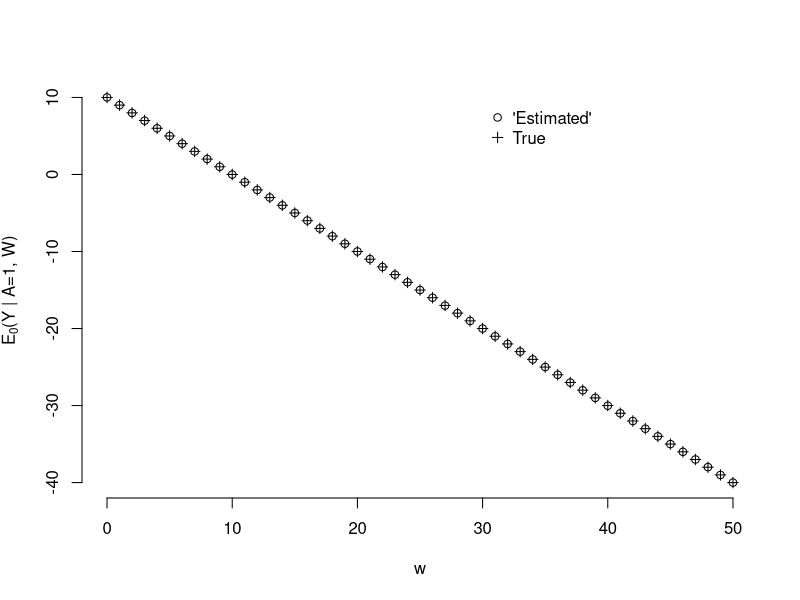
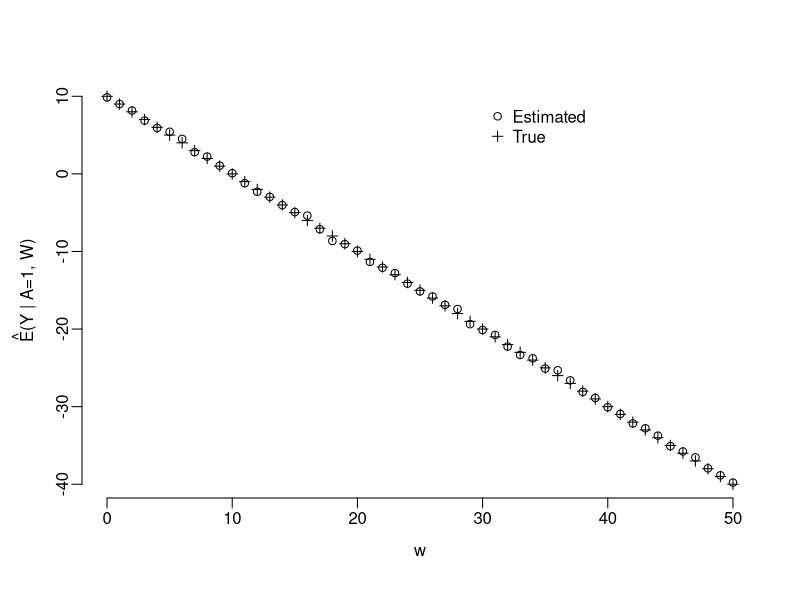
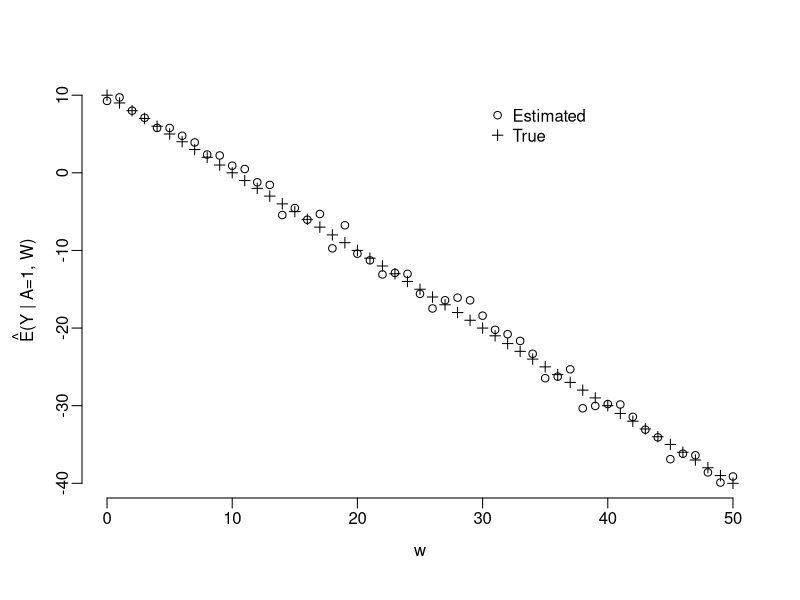
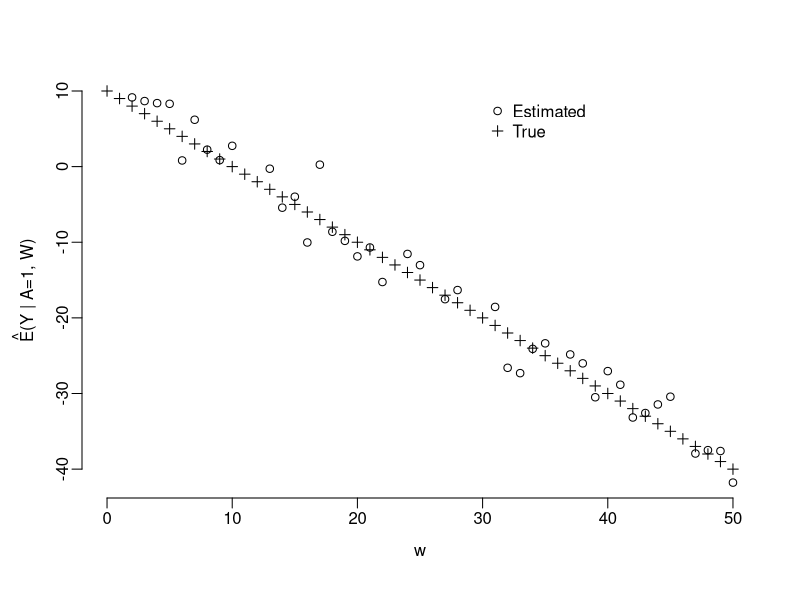
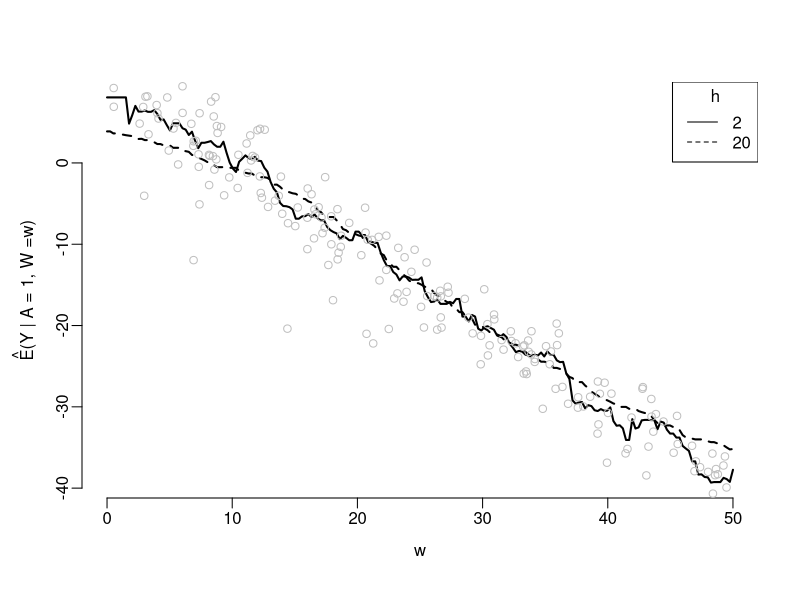
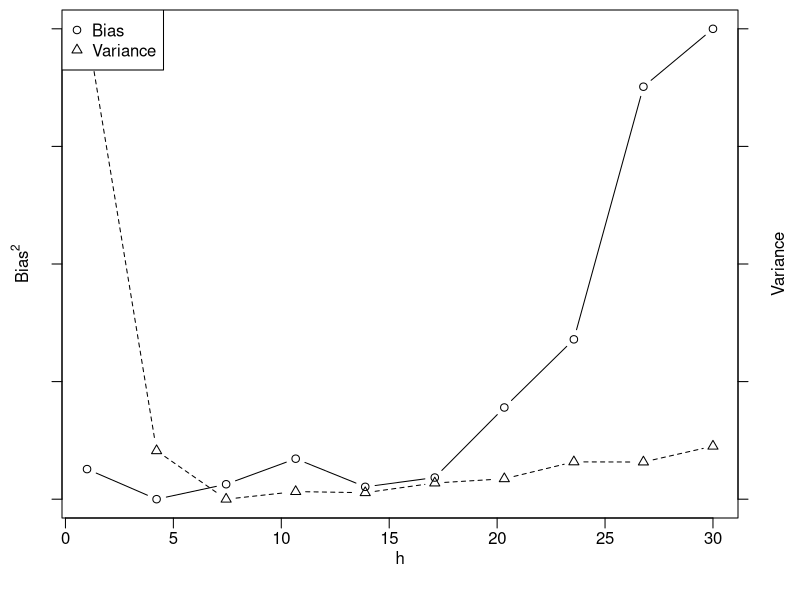
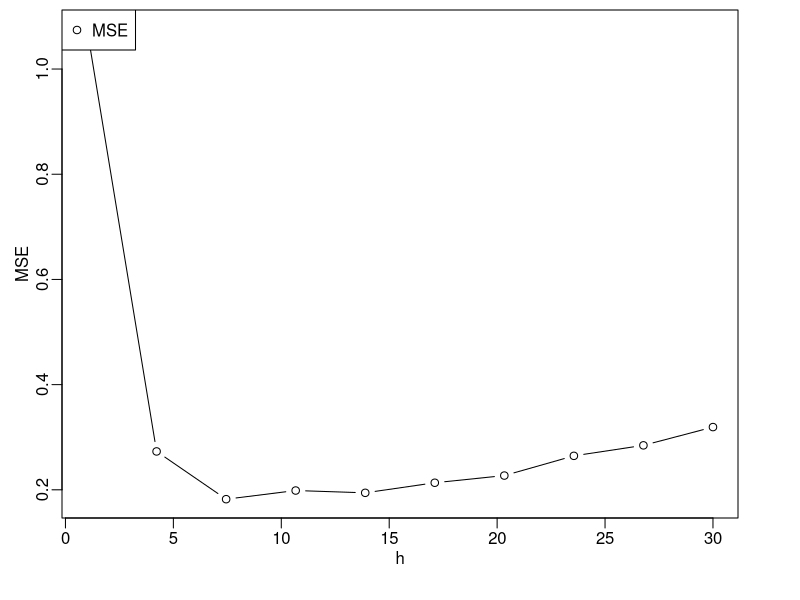
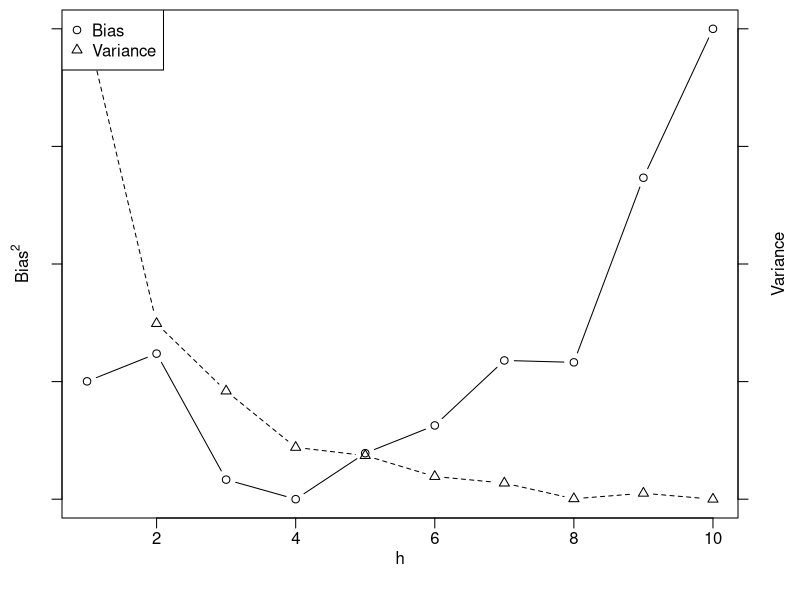

Source code (R) for these figures, in order:
## ---- chunk 1
# structural equation for W
f_W <- function(U_W){
    return(U_W)
}

# structural equation for A
f_A <- function(W, U_A){
    return(as.numeric(plogis(0.02*W + U_A) > 0.25))
}

# structural equation for Y
f_Y <- function(W, A, U_Y){
    return(-W + 10*A - U_Y)
}
## ---- chunk 2
# function to draw n observations from an scm
# n = the number of observations to draw
# returns a data.frame with named columns
simObsSCM <- function(n){
    ## first we draw the errors
    # draw Uniform(-0.5,50.5) and round
    U_W <- round(runif(n,-0.5,50.5))
    # draw U_A
    U_A <- rnorm(n,0,1)
    # draw U_Y
    U_Y <- rnorm(n,0,3)

	#evaluate the observations sequentially
    # evaluate W
    W <- f_W(U_W)
    # evaluate A
    A <- f_A(W = W, U_A = U_A)
    # evaluate Y
    Y <- f_Y(W = W, A = A, U_Y = U_Y)

    ## return a data.frame object
    out <- data.frame(W = W, A = A, Y = Y)
    return(out)
}
## ---- chunk 3
# function that draws n observations from an SCM that is 
# intervened on to set A = setA
# n = number of observations
# setA = the value to set A equal to (0 or 1)
# returns a data.frame of coutnerfactual observations
simIntSCM <- function(n, setA = 1){
	## first we draw the errors
    # draw Uniform(-0.5,50.5) and round
    U_W <- round(runif(n,-0.5,50.5))
    # draw U_A
    U_A <- rnorm(n,0,1)
    # draw U_Y
    U_Y <- rnorm(n,0,1)

	# evaluate the observations sequentially
    # evaluate W
    W <- f_W(U_W)
    # evaluate A
    A <- rep(setA, n)
    # evaluate Y
    Y <- f_Y(W = W, A = A, U_Y = U_Y)

    ## return a data.frame object
    out <- data.frame(W = W, A = A, Y = Y)
    return(out)
}
## ---- chunk 4
bigInt <- simIntSCM(n = 1e6, setA=1)
E0Y1 <- mean(bigInt$Y)
E0Y1
## ---- chunk 5
# let's go ahead and write a function that takes as input
# a data frame from the observed SCM and computes the 
# mean in each strata and returns it as a vector
getStratEst <- function(data, strata = 0:50){
    est <- rep(NA, length(strata))
    # over each unique value of W compute the mean of Y in the A=1 grp
    for(w in strata){
         # let's check to make sure someone is in each strata
        if(sum(bigObs$A == 1 & bigObs$W == w) > 0){
            est[w + 1] <- mean(data$Y[data$A == 1 & data$W == w])
        }else{
            est[w + 1] <- NA
        }
    }
    # return the vector
    est
}

# simulate very large data set from the observed SCM
bigObs <- simObsSCM(n = 5e6)

# get the stratified estimate 
E0Y_A1Ww <- getStratEst(data = bigObs)

# we know the probability that W=w, it's 1/51
pw <- rep(1/51, 51)

# sum over all the strata to get E_0(E_0(Y | A = 1, W))
E0E0Y_A1Ww <- sum(pw * E0Y_A1Ww)

# the statistical target parameter
E0E0Y_A1Ww <- sum(pw * E0Y_A1Ww)
E0E0Y_A1Ww
## ---- chunk 6
# vector of all w values, makes it easier to plot
allw <- 0:50
# plot "estimated" values
plot(E0Y_A1Ww ~ allw, bty="n", xlab="w", 
     ylab=expression(E[0]*"(Y | A=1, W)")) 
# add true values
E0Y_A1Ww_true <- -allw + 10
points(E0Y_A1Ww_true ~ allw, pch=3)
# add legend
legend(x=30, y=10, bty="n", pch = c(1,3),
       legend = c("'Estimated'", "True"))
## ---- chunk 7
# simulate n=5,000 observations from the observed SCM
smallerObs <- simObsSCM(n = 5e3)

# get stratified estimates 
EhatY_A1Ww <- getStratEst(data = smallerObs)

# plot stratified-estimated values
plot(EhatY_A1Ww ~ allw, bty="n", xlab="w", 
     ylab=expression(hat(E)*"(Y | A=1, W)"),
     mgp = c(2.1,0.5,0))
# add true values
points(E0Y_A1Ww_true ~ allw, pch=3) 
# add legend
legend(x=30, y=10, bty="n", pch = c(1,3),
       legend = c("Estimated", "True"))
## ---- chunk 8
# simulate n=5,000 observations from the observed SCM
smallerObs <- simObsSCM(n = 5e2)

# get stratified estimates 
EhatY_A1Ww <- getStratEst(data = smallerObs)

# plot stratified-estimated values
plot(EhatY_A1Ww ~ allw, bty="n", xlab="w", 
     ylab=expression(hat(E)*"(Y | A=1, W)"),
     mgp = c(2.1,0.5,0))
# add true values
points(E0Y_A1Ww_true ~ allw, pch=3) 
# add legend
legend(x=30, y=10, bty="n", pch = c(1,3),
       legend = c("Estimated", "True"))
## ---- chunk 9
# simulate n=5,000 observations from the observed SCM
smallerObs <- simObsSCM(n = 1e2)

# get stratified estimates 
EhatY_A1Ww <- getStratEst(data = smallerObs)

# plot stratified-estimated values
plot(EhatY_A1Ww ~ allw, bty="n", xlab="w", 
     ylab=expression(hat(E)*"(Y | A=1, W)"),
     mgp = c(2.1,0.5,0))
# add true values
points(E0Y_A1Ww_true ~ allw, pch=3) 
# add legend
legend(x=30, y=10, bty="n", pch = c(1,3),
       legend = c("Estimated", "True"))
## ---- chunk 10
# function to draw n observations from an scm
# n = the number of observations to draw
# returns a data.frame with named columns
simObsSCM <- function(n){
    ## first we draw the errors
    # draw Uniform(-0.5,50.5) and round
    U_W <- runif(n,0,50)
    # draw U_A
    U_A <- rnorm(n,0,1)
    # draw U_Y
    U_Y <- rnorm(n,0,3)

	#evaluate the observations sequentially
    # evaluate W
    W <- f_W(U_W)
    # evaluate A
    A <- f_A(W = W, U_A = U_A)
    # evaluate Y
    Y <- f_Y(W = W, A = A, U_Y = U_Y)

    ## return a data.frame object
    out <- data.frame(W = W, A = A, Y = Y)
    return(out)
}
## ---- chunk 11
# this function takes as input a dataframe of observations
# and computes the moving window average of the mean of Y
# given W at each value of the vector wValues 
# the function returns a data.frame with columns w (wValues)
simpleKern <- function(
    dat, # data.frame of observations
    h, # the size of the window
    wValues # values at which to return kernel predictions
    ){
    # for each value in wValues, compute the mean of the observed
    # data with A = 1 in that window 
    # empty vector of results
    EhatY <- rep(NA, length(wValues))
    ct <- 0
    for(w in wValues){
        ct <- ct + 1
        EhatY[ct] <- 
            mean(dat$Y[dat$A == 1 & dat$W < w + h/2 & dat$W > w - h/2])
    }
    
    return(data.frame(
        w = wValues,
        EhatY = EhatY
    ))
}
## ---- chunk 12
# try it out
dat <- simObsSCM(n=200)

# for window size 2
fit2 <- simpleKern(dat = dat, 
                  h = 2, # window of size 2
                  wValues = seq(0,50, length = 200)) # evenly spaced from 0,50
fit20 <- simpleKern(dat = dat, 
                  h = 20, # window of size 20
                  wValues = seq(0,50, length = 200)) # evenly spaced from 0,50

plot(fit2$EhatY ~ fit2$w, bty="n",xlab="w", type="l",
     ylab=expression(hat(E)*"(Y | A = 1, W =w)"),
     mgp = c(2.1, 0.5, 0),lwd=2)
lines(fit20$EhatY ~ fit20$w,lwd=2, lty=2)
points(dat$Y ~ dat$W, col="gray75")
legend(x="topright", lty=c(1,2), title="h", legend = c(2,20))
## ---- chunk 13
getBiasVariance <- function(
    estimator, # a function that takes as input a data set and 
               # vector of w values called 'wValues' and outputs
               # a value for the estimator at w
    truth, # a function that takes as input a vector wValues and outputs the
           # true value at those values
    n, # sample size
    wValues, # vector of strata to compute bias and variance 
    nSim = 100, # number of repeated draws to compute bias and variance
    getMSE = FALSE, # should bias and variance be returned or MSE?
    ... # other args passed to estimator (e.g., h)
){
    estMat <- NULL
    for(i in 1:nSim){
        dat <- simObsSCM(n = n)
        est <- do.call(estimator, 
                       args = c(list(dat = dat, wValues = wValues),
                                 list(...)))
        estMat <- rbind(estMat, est$EhatY)
    }
    trueValues <- do.call(truth, args = list(wValues = wValues))
    if(!getMSE){
       # compute the bias and variance
        if(is.matrix(estMat)){
            bias <- colMeans(estMat, na.rm=TRUE) - trueValues
            variance <- apply(estMat, 2, var)
        }else{
            bias <- mean(estMat, na.rm = TRUE) - trueValues
            variance <- var(estMat, na.rm = TRUE)
        }
        names(bias) <- wValues
        names(variance) <- wValues
       # return a list
        out <- list(bias = bias, variance = variance)
    }else{
        mse <- apply(matrix(1:ncol(estMat)), 1, function(i){
            mean((estMat[,i] - trueValues[i])^2)
        })
        names(mse) <- wValues
        out <- list(mse = mse)
    }
    out
}
## ---- chunk 14
# call the function to get the estimated bias and variance of 
# \hat{E}
getBiasVariance(
    estimator = "simpleKern", # estimation function to use
    truth = function(wValues){ -wValues + 10 }, # the true value
    n = 500, # sample size
    wValues = c(5, 25, 45),
    nSim = 1000,
    h = 5
)
## ---- chunk 15
# call the function to get the estimated bias and variance of 
# \hat{E}
getBiasVariance(
    estimator = "simpleKern", # estimation function to use
    truth = function(wValues){ -wValues + 10 }, # the true value
    n = 500, # sample size
    wValues = c(5, 25, 45),
    nSim = 1000,
    h = 5, 
    getMSE = TRUE
)
## ---- chunk 16
# I'm going to be repeating the same code under several different  
# scenarios, so let's go ahead and write a function that takes an input
# of h's and outputs a graph of the the Bias^2 and Variance at a particular 
# point for each of those choices of bandwidth. 
plotBiasVariance <- function(hGrid, wValue, n, 
                             estimator = "simpleKern",
                             plotMSE = FALSE){
    rslt <- lapply(split(hGrid, hGrid), getBiasVariance, 
                   estimator = estimator, 
                   truth = function(wValues){ f_Y(W=wValues, A=1, U_Y = 0) },
                   n = n, getMSE = plotMSE,
                   wValues = wValue, 
                   nSim = 1000)
    
    if(!plotMSE){
       # transform result list into data.frame
        biasRslt <- data.frame(h=hGrid, 
                               bias=unlist(lapply(rslt, function(x){x$bias}),
                                           use.names=FALSE))
        varRslt <- data.frame(h=hGrid, 
                              variance=unlist(
                                  lapply(rslt, function(x){x$variance}),
                                          use.names = FALSE))
        # standardize results to put on same graph
        biasRslt$bias2_s <- 
            (biasRslt$bias^2 - min(biasRslt$bias^2))/diff(range(biasRslt$bias^2))
      varRslt$variance_s <- 
            (varRslt$variance -min(varRslt$variance))/diff(range(varRslt$variance))

        # plot results
        par(mar = c(4.1, 3.1, 0.5, 3.1), mgp = c(1.5, 0.5, 0))
        plot(bias2_s ~ h, data = biasRslt, type="b",yaxt="n", 
             xlab = "h", ylab = expression(Bias^2))
        points(variance_s ~ h, data = varRslt, type="b", pch=2, lty=2)
        axis(side = 2, at = seq(0,1,length = 5), labels = rep("", 5))
        axis(side = 4, at = seq(0,1,length = 5), labels = rep("", 5))
        mtext(side = 4, line = par()$mgp[1], "Variance")
        legend(x="topleft", pch = c(1,2), legend = c("Bias", "Variance"))
    }else{
        # mse results list into data.frame
        mseRslt <- data.frame(h=hGrid, 
                              mse=unlist(lapply(rslt, function(x){x$mse}),
                                           use.names=FALSE))
        # plot results
        par(mar = c(4.1, 3.1, 0.5, 3.1), mgp = c(1.5, 0.5, 0))
        plot(mse ~ h, data = mseRslt, type="b",
             xlab = "h", ylab = expression(MSE))
        legend(x="topleft", pch = c(1,2), legend = c("MSE"))
    }
}

# run the function to plot bias and variance
set.seed(1234)
plotBiasVariance(hGrid = seq(1, 30, length = 10), 
                 wValue = 25, 
                 n = 500)

# run the function plot MSE
set.seed(1234)
plotBiasVariance(hGrid = seq(1, 30, length = 10), 
                 wValue = 25, 
                 n = 500, plotMSE = TRUE)
## ---- chunk 17
# plot the bias and variance
set.seed(1234)
plotBiasVariance(hGrid = seq(1, 10, length = 10), 
                 wValue = 25, 
                 n = 10000)
# plot the mse
set.seed(1234)
plotBiasVariance(hGrid = seq(1, 10, length = 10), 
                 wValue = 25, 
                 n = 10000, plotMSE = TRUE)
## ---- chunk 18
# redefine structural equation for Y
f_Y <- function(W, A, U_Y){
    -0.01*W + 10*A - U_Y
}
# plot the bias and variance
set.seed(1234)
plotBiasVariance(hGrid = seq(1, 50, length = 10), 
                 wValue = 25, 
                 n = 500)

# plot the mse
set.seed(1234)
plotBiasVariance(hGrid = seq(1, 50, length = 10), 
                 wValue = 25, 
                 n = 500, plotMSE = TRUE)
## ---- chunk 19
# redefine structural equation for Y
f_Y <- function(W, A, U_Y){
    10*sin(W/2) + 10*A - U_Y
}

# plot the bias and variance
set.seed(1234)
plotBiasVariance(hGrid = seq(1, 20, length = 10), 
                 wValue = 25, 
                 n = 2000)

# plot the mse
set.seed(1234)
plotBiasVariance(hGrid = seq(1, 20, length = 10), 
                 wValue = 25, 
                 n = 2000, plotMSE = TRUE)
## ---- chunk 20
# normal kernel. Takes as input a vector of observed points wObs, 
# a bandwidth h and a single point w and returns the normal kernel 
# evaluated at each wObs.
Knorm <- function(wObs, h, w){
    dnorm((w - wObs)/h)
}

# try it out to see what it does
Knorm(wObs = 0:10, h = 5, w = 5)

# this function takes as input a dataframe of observations
# and computes the moving window average of the mean of Y
# given W at each value of the vector wValues 
# the function returns a data.frame with columns w (wValues)
kernReg <- function(
    dat, # data.frame of observations
    h, # bandwidth
    K, # kernel function that takes inputs called wObs, h, and w
    wValues # values at which to return kernel predictions
    ){
    # for each value in wValues, compute the mean of the observed
    # data with A = 1 in that window 
    # empty vector of results
    EhatY <- rep(NA, length(wValues))
    ct <- 0
    for(w in wValues){
        ct <- ct + 1
        thisK <- do.call(K, args = list(wObs = dat$W, h = h, w = w))
        EhatY[ct] <- sum(thisK * dat$Y) / sum(thisK)
    }
    
    return(data.frame(
        w = wValues,
        EhatY = EhatY
    ))
}
## ---- chunk 21
# try it out
dat <- simObsSCM(n=200)

# for window size 2
fit2 <- kernReg(dat = dat, K = "Knorm",
                  h = 2, # window of size 2
                  wValues = seq(0,50, length = 200)) # evenly spaced from 0,50
fit20 <- kernReg(dat = dat, K = "Knorm",
                  h = 20, # window of size 20
                  wValues = seq(0,50, length = 200)) # evenly spaced from 0,50

plot(fit2$EhatY ~ fit2$w, bty="n",xlab="w", type="l",
     ylab=expression(hat(E)*"(Y | A = 1, W =w)"),
     mgp = c(2.1, 0.5, 0),lwd=2, main= "Kernel regression, normal kernel")
lines(fit20$EhatY ~ fit20$w,lwd=2, lty=2)
points(dat$Y ~ dat$W, col="gray75")
legend(x="topright", lty=c(1,2), title="h", legend = c(2,20))
## ---- chunk 22
# normal kernel. Takes as input a vector of observed points wObs, 
# a bandwidth h and a single point w and returns the normal kernel 
# evaluated at each wObs.
Kepan <- function(wObs, h, w){
    u <- (w - wObs)/h
    k <- 3/4 * (1-u^2)*(abs(u)<=1)
}

# try it out to see what it does
Kepan(wObs = 0:10, h = 5, w = 5)

# compare to the normal kernal
k1 <- Kepan(wObs = 0:10, h = 5, w = 5)
k2 <- Knorm(wObs = 0:10, h = 5, w = 5)
comp <- cbind(
    k1/sum(k1),
    k2/sum(k2)
)
colnames(comp) <- c("Epanechnikov", "Normal")
comp
## ---- chunk 23
# try it out
dat <- simObsSCM(n=200)

# for window size 2
fit2 <- kernReg(dat = dat, K = "Kepan",
                  h = 2, # window of size 2
                  wValues = seq(0,50, length = 200)) # evenly spaced from 0,50

plot(fit2$EhatY ~ fit2$w, bty="n",xlab="w", type="l",
     ylab=expression(hat(E)*"(Y | A = 1, W =w)"),
     mgp = c(2.1, 0.5, 0),lwd=2, 
     main= "Kernel regression, Epanechnikov kernel")
points(dat$Y ~ dat$W, col="gray75")
